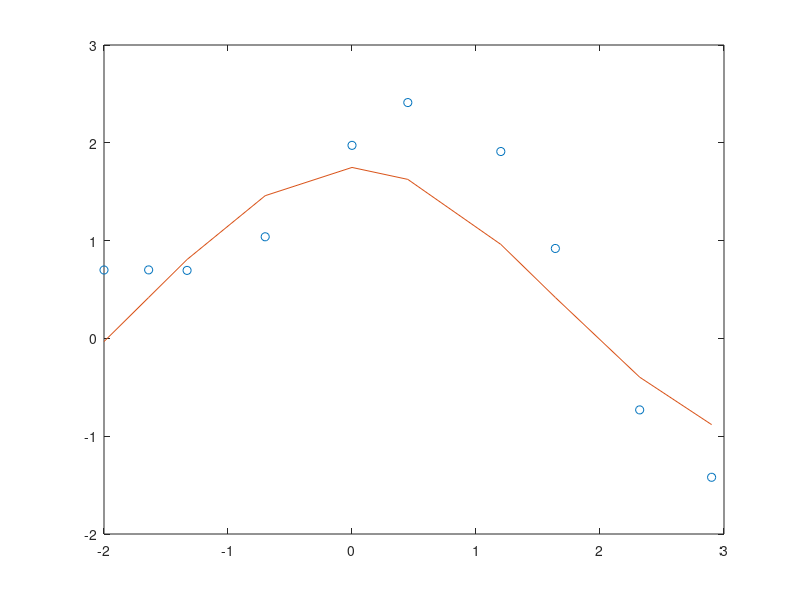
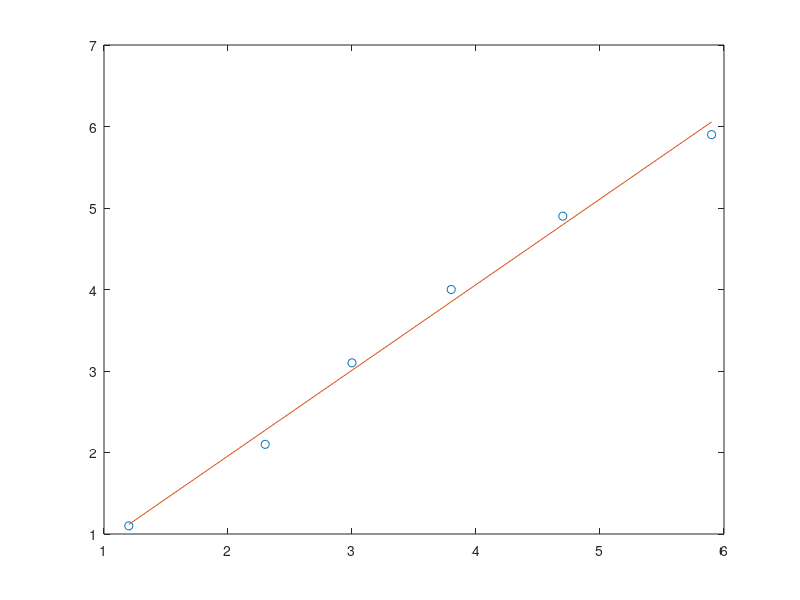

The MATLAB script that drew these images, in order: (Note: this script raises an error after producing the figures.)
%% Question 1
clear;

xdata = [-2,-1.64,-1.33,-0.7,0,0.45,1.2,1.64,2.32,2.9];
ydata = [0.699369,0.700462,0.695354,1.03905,1.97389,2.41143,1.91091,0.919576,-0.730975, -1.42001];

fun = @(p, xdata) p(1)*cos(p(2)*xdata) + p(2)*cos(p(1)*xdata);
pguess = [1, 0.2];

p = lsqcurvefit(fun, pguess, xdata, ydata);
yguess = p(1)*cos(p(2)*xdata) + p(2)*cos(p(1)*xdata);

figure;
plot(xdata, ydata, "o"); hold on;
plot(xdata, yguess, "-"); hold off;


%% Question 2
clear;

xdata = [1.2, 2.3, 3.0, 3.8, 4.7, 5.9];
ydata = [1.1, 2.1, 3.1, 4.0, 4.9, 5.9];

fun = @(p, xdata) p(1)*xdata + p(2);
pguess = [1, 1];

p = lsqcurvefit(fun, pguess, xdata, ydata);
yguess = p(1)*xdata + p(2);

figure;
plot(xdata, ydata, "o"); hold on;
plot(xdata, yguess, "-"); hold on;

fitobj = fit(xdata', ydata', 'poly1');
yguess = fitobj.p1*xdata + fitobj.p2;
plot(xdata, yguess', "-"); hold off;

